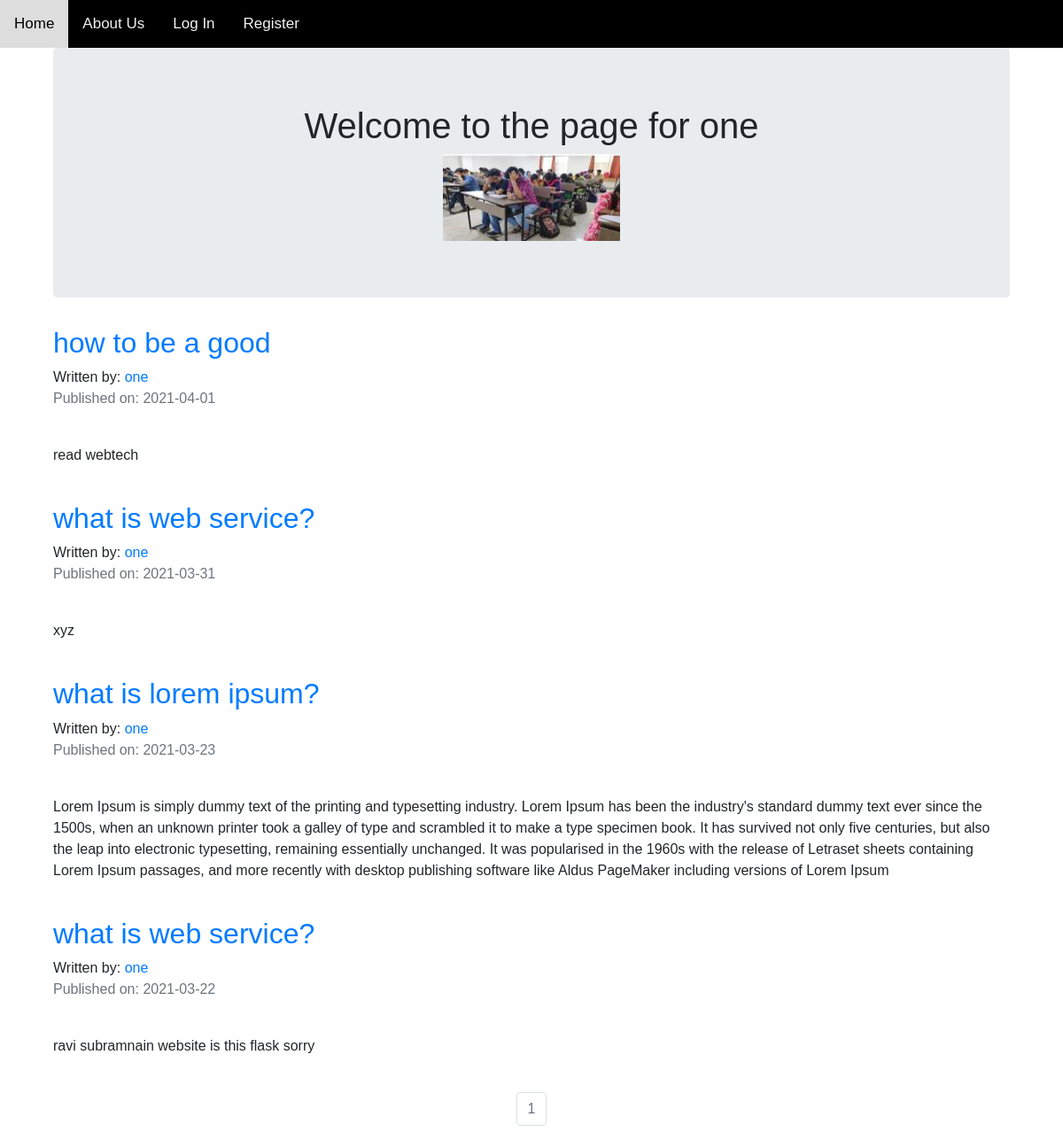
The page /one on the database its author committed.
### puppycompanyblog/models.py (models this page shows, shortened)
class User(db.Model, UserMixin):
    __tablename__ = 'users'
    id = db.Column(db.Integer, primary_key = True)
    profile_image = db.Column(db.String(20), nullable=False, default='default_profile.png')
    email = db.Column(db.String(64), unique=True, index=True)
    username = db.Column(db.String(64), unique=True, index=True)
    password_hash = db.Column(db.String(128))
    posts = db.relationship('BlogPost', backref='author', lazy=True)

class BlogPost(db.Model):
    users = db.relationship(User)
    id = db.Column(db.Integer, primary_key=True)
    user_id = db.Column(db.Integer, db.ForeignKey('users.id'), nullable=False)
    date = db.Column(db.DateTime, nullable=False, default=datetime.utcnow)
    title = db.Column(db.String(140), nullable=False)
    text = db.Column(db.Text, nullable=False)

### puppycompanyblog/users/views.py (the view)
@users.route("/<username>")
def user_posts(username):
    page = request.args.get('page', 1, type=int)
    user = User.query.filter_by(username=username).first_or_404()
    blog_posts = BlogPost.query.filter_by(author=user).order_by(BlogPost.date.desc()).paginate(page=page, per_page=5)
    return render_template('user_blog_posts.html', blog_posts=blog_posts, user=user)

### puppycompanyblog/templates/user_blog_posts.html (shortened to what this page needs)
{% extends "base.html" %}
{% block content %}
<div class="container">
  <div class="jumbotron">
    <div align='center'>
      <h1 >Welcome to the page for {{user.username}}</h1>
      <img align='center' src="{{ url_for('static', filename='profile_pics/' + user.profile_image) }}">
    </div>
  </div>
{% for post in blog_posts.items %}
          <h2><a href="{{ url_for('blog_posts.blog_post', blog_post_id=post.id) }}">{{ post.title }}</a></h2>
          Written by: <a href="{{ url_for('users.user_posts', username=post.author.username) }}">{{ post.author.username }}</a>
          <p class="text-muted">Published on: {{ post.date.strftime('%Y-%m-%d') }}</p>
          <br>
            <p>{{post.text}}</p>
          <br>
{% endfor %}
</div>
<nav aria-label="Page navigation example">
  <ul class="pagination justify-content-center">
    {% for page_num in blog_posts.iter_pages(left_edge=1, right_edge=1, left_current=1, right_current=2) %}
            {% if blog_posts.page == page_num %}
              <li class="page-item disabled">
                <a class="page-link" href="{{ url_for('users.user_posts', username=user.username, page=page_num) }}">{{ page_num }}</a></li>
            {% else %}
              <li class="page-item"><a class="page-link" href="{{ url_for('users.user_posts', username=user.username, page=page_num) }}">{{ page_num }}</a></li>
            {% endif %}
    {% endfor %}
</nav>
{% endblock content %}

### puppycompanyblog/templates/base.html (shortened to what this page needs)
<!DOCTYPE html>
<html>
  <head>
    <link rel="stylesheet" href="https://maxcdn.bootstrapcdn.com/bootstrap/4.0.0/css/bootstrap.min.css">
  </head>
  <body>
    <div class="topnav">
  <ul class="nav">
  <li class="nav-item">
    <a class="nav-link" href="{{ url_for('core.index') }}">Home</a>
  </li>
  <li class="nav-item">
    <a class="nav-link" href="{{ url_for('core.info') }}">About Us</a>
  </li>
    {% if current_user.is_authenticated %}
    <li class="nav-item">
      <a class="nav-link" href="{{ url_for('users.logout') }}">Log Out</a>
    </li>
    <li class="nav-item">
      <a class="nav-link" href="{{ url_for('users.account') }}">Account</a>
    </li>
    <li class="nav-item">
      <a class="nav-link" href="{{ url_for('blog_posts.create_post') }}">Create Post</a>
    </li>
    {% else %}
    <li class="nav-item">
      <a class="nav-link" href="{{ url_for('users.login') }}">Log In</a>
    </li>
    <li class="nav-item">
      <a class="nav-link" href="{{ url_for('users.register') }}">Register</a>
    </li>
    {% endif %}
</ul>
</div>
<div class="container">
  {% block content %}
  {% endblock %}
</div>
  </body>
</html>

### puppycompanyblog/templates/base.html (style rules this page uses)
body { margin: 0; font-family: Arial, Helvetica, sans-serif; }
.topnav { overflow: hidden; background-color:black; }
.topnav a { float: left; color: #f2f2f2; text-align: center; padding: 14px 16px; text-decoration: none; font-size: 17px; }

### rows shown on the page
User: username "one", profile_image (picture)
BlogPost: title "how to be a good", author.username "one", date "2021-04-01", text "read webtech"
BlogPost: title "what is web service?", author.username "one", date "2021-03-31", text "xyz"
BlogPost: title "what is lorem ipsum?", author.username "one", date "2021-03-23", text "Lorem Ipsum is simply dummy text of the printing and typesetting industry. Lorem Ipsum has been the industry's standard dummy text ever since the 1500s, when an unknown printer took a galley of type and scrambled it to make a type specimen book. It has survived not only five centuries, but also the leap into electronic typesetting, remaining essentially unchanged. It was popularised in the 1960s with the release of Letraset sheets containing Lorem Ipsum passages, and more recently with desktop publishing software like Aldus PageMaker including versions of Lorem Ipsum"
BlogPost: title "what is web service?", author.username "one", date "2021-03-22", text "ravi subramnain website is this flask sorry"

### other values the page prints
{{ page_num }} "1"
